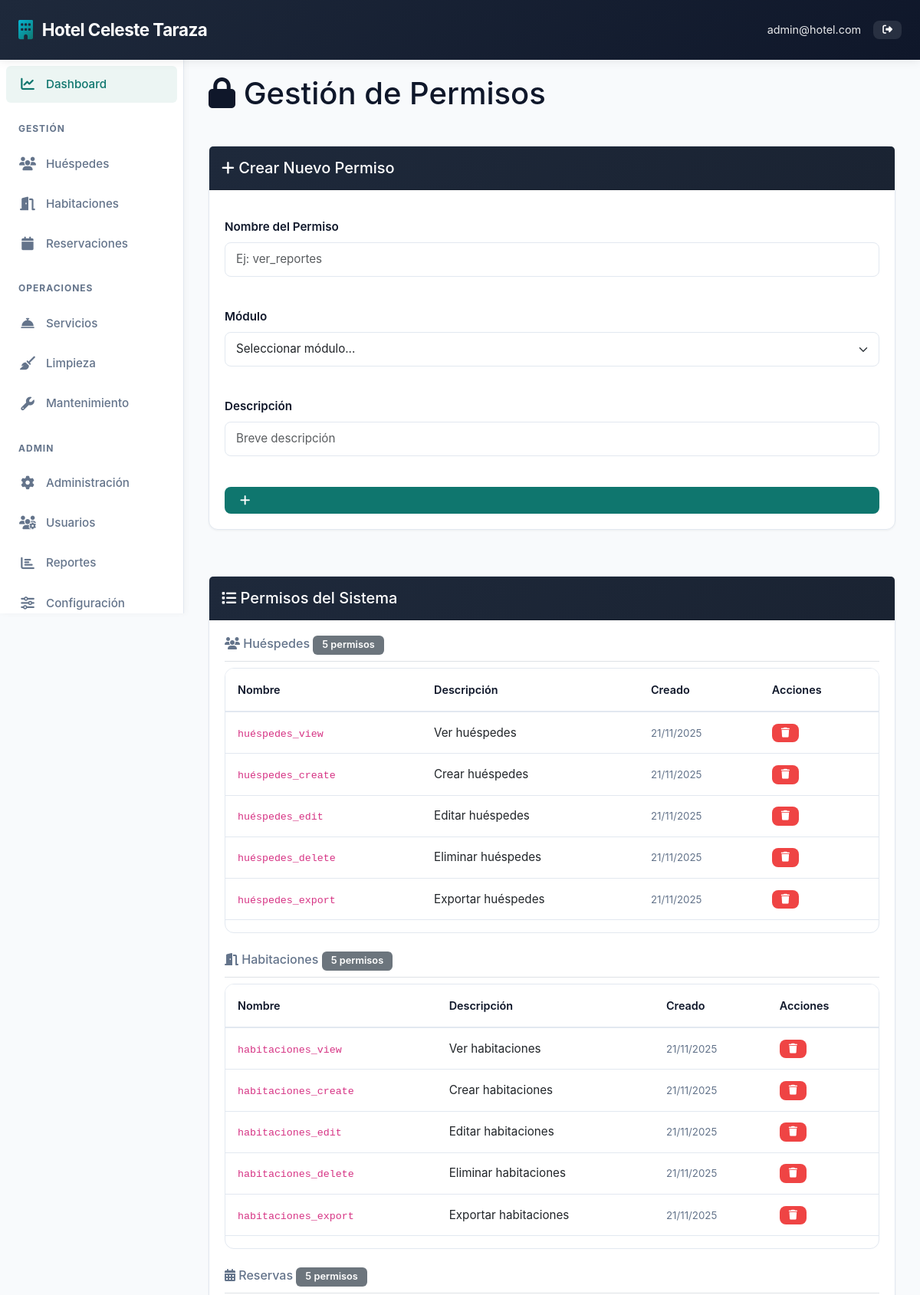
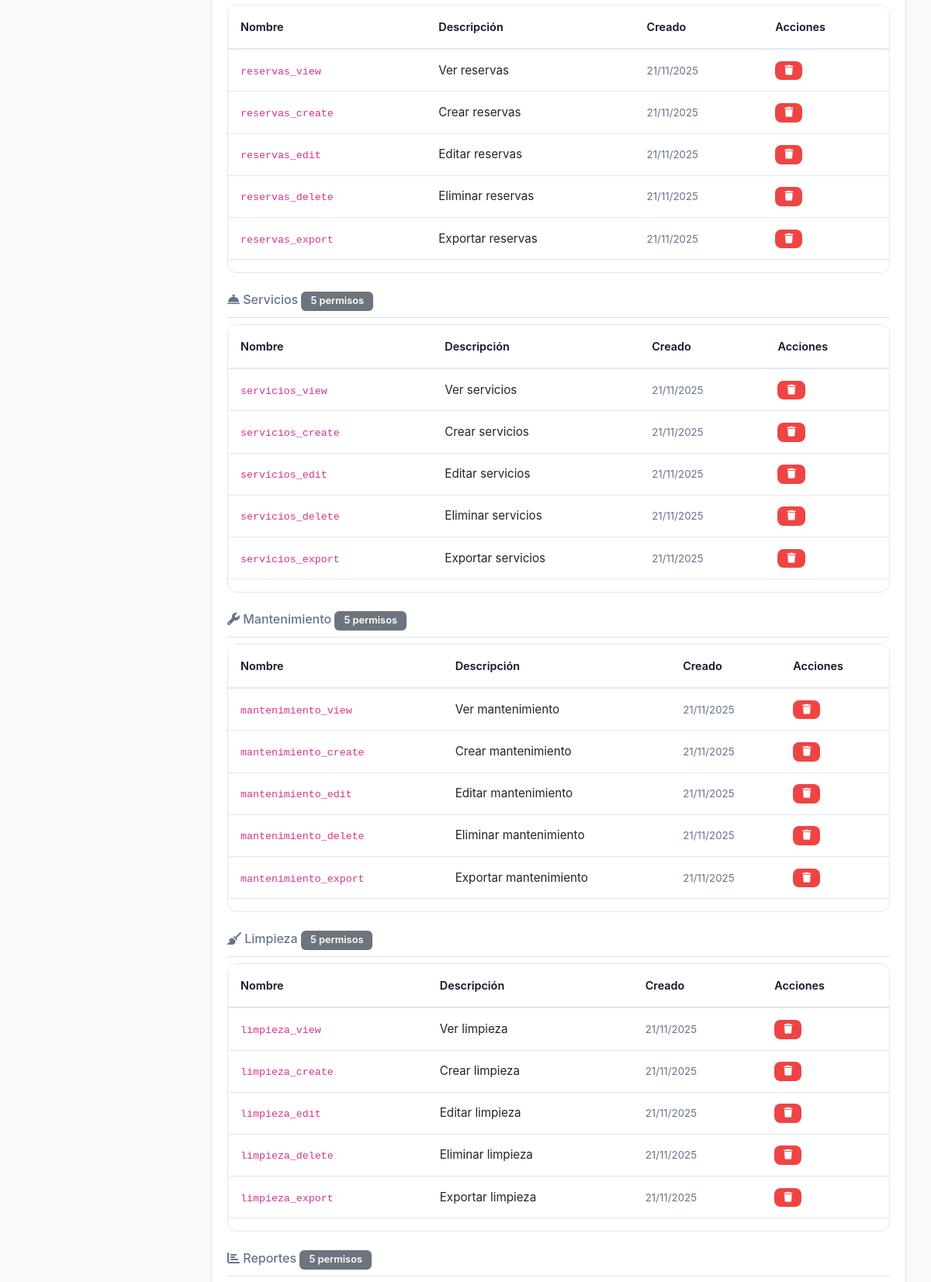
Screenshot of /admin/permissions (signed in, upper part) with the database file from the repository (2 pictures, top to bottom).
### models.py (models this page shows, shortened)
class SystemSettings(db.Model):
    __tablename__ = 'system_settings'
    id = db.Column(db.Integer, primary_key=True)
    hotel_name = db.Column(db.String(120), nullable=False, default='Hotel Management System')
    hotel_address = db.Column(db.Text, nullable=False, default='Calle Principal 123, Ciudad')
    hotel_phone = db.Column(db.String(20), nullable=False, default='+1 (555) 123-4567')
    hotel_email = db.Column(db.String(120), nullable=False, default='info@hotel.com')
    check_in_time = db.Column(db.String(5), nullable=False, default='14:00')
    check_out_time = db.Column(db.String(5), nullable=False, default='11:00')
    price_per_night = db.Column(db.Float, nullable=False, default=100.0)
    updated_at = db.Column(db.DateTime, default=datetime.utcnow, onupdate=datetime.utcnow)

class User(UserMixin, db.Model):
    __tablename__ = 'users'
    id = db.Column(db.Integer, primary_key=True)
    username = db.Column(db.String(80), unique=True, nullable=False)
    email = db.Column(db.String(120), unique=True, nullable=False)
    password_hash = db.Column(db.String(200), nullable=False)
    full_name = db.Column(db.String(120), nullable=False)
    role = db.Column(db.String(20), nullable=False, default='staff')  # admin, receptionist, housekeeper, manager
    phone = db.Column(db.String(20))
    created_at = db.Column(db.DateTime, default=datetime.utcnow)
    is_active = db.Column(db.Boolean, default=True)
    reservations = db.relationship('Reservation', backref='created_by_user', lazy=True)

class Module(db.Model):
    __tablename__ = 'modules'
    id = db.Column(db.Integer, primary_key=True)
    name = db.Column(db.String(100), unique=True, nullable=False)
    description = db.Column(db.String(255))
    icon = db.Column(db.String(50))
    is_enabled = db.Column(db.Boolean, default=True)
    created_at = db.Column(db.DateTime, default=datetime.utcnow)

class Permission(db.Model):
    __tablename__ = 'permissions'
    id = db.Column(db.Integer, primary_key=True)
    name = db.Column(db.String(100), unique=True, nullable=False)
    description = db.Column(db.String(255))
    module_id = db.Column(db.Integer, db.ForeignKey('modules.id'), nullable=True)
    created_at = db.Column(db.DateTime, default=datetime.utcnow)
    module = db.relationship('Module', backref='permissions')

### admin.py (the view, shortened to what this page needs)
@admin_bp.route('/permissions', methods=['GET', 'POST'])
@login_required
@admin_required
def permissions():
    permissions = Permission.query.all()
    modules = Module.query.filter_by(is_enabled=True).all()
    return render_template('admin/permissions.html', permissions=permissions, modules=modules)

### admin.py (called while the page is built)
def admin_required(f):
    @wraps(f)
    def decorated_function(*args, **kwargs):
        if not current_user.is_authenticated or current_user.role != 'admin':
            flash('Acceso denegado. Se requieren permisos de administrador.', 'danger')
            return redirect(url_for('dashboard'))
        return f(*args, **kwargs)
    return decorated_function

### templates/admin/permissions.html (shortened to what this page needs)
{% extends "base.html" %}
{% block content %}
<div class="container-fluid">
    <div class="row mb-4">
        <div class="col-12">
            <h1><i class="fas fa-lock"></i> Gestión de Permisos</h1>
        </div>
    </div>
    <div class="row mb-4">
        <div class="col-12">
            <div class="card">
                <div class="card-header bg-light">
                    <h5 class="mb-0"><i class="fas fa-plus"></i> Crear Nuevo Permiso</h5>
                </div>
                <div class="card-body">
                    <form method="POST" class="row g-3">
                        <div class="col-12 col-md-4">
                            <label for="name" class="form-label">Nombre del Permiso</label>
                            <input type="text" class="form-control" id="name" name="name" required placeholder="Ej: ver_reportes">
                        </div>
                        <div class="col-12 col-md-4">
                            <label for="module_id" class="form-label">Módulo</label>
                            <select class="form-select" id="module_id" name="module_id" required>
                                <option value="">Seleccionar módulo...</option>
                            </select>
                        </div>
                        <div class="col-12 col-md-3">
                            <label for="description" class="form-label">Descripción</label>
                            <input type="text" class="form-control" id="description" name="description" placeholder="Breve descripción">
                        </div>
                        <div class="col-12 col-md-1 d-flex align-items-end">
                            <button type="submit" class="btn btn-primary w-100"><i class="fas fa-plus"></i></button>
                        </div>
                    </form>
                </div>
            </div>
        </div>
    </div>
    <div class="row">
        <div class="col-12">
            <div class="card">
                <div class="card-header bg-light">
                    <h5 class="mb-0"><i class="fas fa-list"></i> Permisos del Sistema</h5>
                </div>
                <div class="card-body">
                    {% if modules %}
                        {% for module in modules %}
                            {% if module.is_enabled %}
                                {% set module_perms = permissions|selectattr('module_id', 'equalto', module.id)|list %}
                                <div class="mb-4">
                                    <h6 class="text-muted border-bottom pb-2">
                                        <i class="{{ module.icon }}"></i> {{ module.name }}
                                        <span class="badge bg-secondary">{{ module_perms|length }} permisos</span>
                                    </h6>
                                {% if module_perms %}
                                    <div class="table-responsive">
                                        <table class="table table-sm table-hover">
                                            <thead>
                                                <tr>
                                                    <th>Nombre</th>
                                                    <th>Descripción</th>
                                                    <th>Creado</th>
                                                    <th>Acciones</th>
                                                </tr>
                                            </thead>
                                            <tbody>
                                                {% for perm in module_perms %}
                                                <tr>
                                                    <td>
                                                        <code>{{ perm.name }}</code>
                                                    </td>
                                                    <td>{{ perm.description or '-' }}</td>
                                                    <td>
                                                        <small class="text-muted">
                                                            {{ perm.created_at.strftime('%d/%m/%Y') }}
                                                        </small>
                                                    </td>
                                                    <td>
                                                        <form method="POST" action="{{ url_for('admin.delete_permission', permission_id=perm.id) }}" style="display: inline;">
                                                            <button type="submit" class="btn btn-sm btn-danger" onclick="return confirm('¿Eliminar este permiso?')">
                                                                <i class="fas fa-trash"></i>
                                                            </button>
                                                        </form>
                                                    </td>
                                                </tr>
                                                {% endfor %}
                                            </tbody>
                                        </table>
                                    </div>
                                {% else %}
                                    <p class="text-muted ms-3">No hay permisos creados para este módulo</p>
                                {% endif %}
                            </div>
                            {% endif %}
                        {% endfor %}
                    {% else %}
                        <div class="alert alert-info">
                            <i class="fas fa-info-circle"></i> No hay módulos disponibles. Crea módulos primero.
                        </div>
                    {% endif %}
                </div>
            </div>
        </div>
    </div>
</div>
{% endblock %}

### templates/base.html (shortened to what this page needs)
<!DOCTYPE html>
<html lang="es">
<head>
    <link href="https://cdn.jsdelivr.net/npm/bootstrap@5.3.0/dist/css/bootstrap.min.css" rel="stylesheet">
    <link rel="stylesheet" href="https://cdnjs.cloudflare.com/ajax/libs/font-awesome/6.4.0/css/all.min.css">
</head>
<body>
    {% if current_user.is_authenticated %}
    <nav class="navbar">
        <a class="navbar-brand" href="/"><i class="fas fa-building"></i> <span>{{ hotel_settings.hotel_name }}</span></a>
        <div class="navbar-right">
            <span class="text-white">{{ current_user.email }}</span>
            <a href="/auth/logout" class="btn btn-sm" style="background-color: rgba(255,255,255,0.1); color: white;"><i class="fas fa-sign-out-alt"></i></a>
        </div>
    </nav>
    <aside class="sidebar" id="sidebar">
        <ul class="sidebar-menu">
            <li><a href="/" data-tooltip="Dashboard"><i class="fas fa-chart-line"></i> <span class="sidebar-label">Dashboard</span></a></li>
            <li><div class="sidebar-section-title">Gestión</div></li>
            {% if modules_dict.get('Huéspedes', {}).is_enabled != False %}
            <li><a href="/guests" data-tooltip="Huéspedes"><i class="fas fa-users"></i> <span class="sidebar-label">Huéspedes</span></a></li>
            {% endif %}
            {% if modules_dict.get('Habitaciones', {}).is_enabled != False %}
            <li><a href="/rooms" data-tooltip="Habitaciones"><i class="fas fa-door-open"></i> <span class="sidebar-label">Habitaciones</span></a></li>
            {% endif %}
            {% if modules_dict.get('Reservas', {}).is_enabled != False %}
            <li><a href="/reservations" data-tooltip="Reservaciones"><i class="fas fa-calendar"></i> <span class="sidebar-label">Reservaciones</span></a></li>
            {% endif %}
            <li><div class="sidebar-section-title">Operaciones</div></li>
            {% if modules_dict.get('Servicios', {}).is_enabled != False %}
            <li><a href="/services" data-tooltip="Servicios"><i class="fas fa-concierge-bell"></i> <span class="sidebar-label">Servicios</span></a></li>
            {% endif %}
            {% if modules_dict.get('Limpieza', {}).is_enabled != False %}
            <li><a href="/housekeeping" data-tooltip="Limpieza"><i class="fas fa-broom"></i> <span class="sidebar-label">Limpieza</span></a></li>
            {% endif %}
            {% if modules_dict.get('Mantenimiento', {}).is_enabled != False %}
            <li><a href="/maintenance" data-tooltip="Mantenimiento"><i class="fas fa-wrench"></i> <span class="sidebar-label">Mantenimiento</span></a></li>
            {% endif %}
            {% if current_user.role == 'admin' %}
            <li><div class="sidebar-section-title">Admin</div></li>
            <li><a href="/admin" data-tooltip="Administración"><i class="fas fa-cog"></i> <span class="sidebar-label">Administración</span></a></li>
            <li><a href="/admin/users" data-tooltip="Usuarios"><i class="fas fa-users-cog"></i> <span class="sidebar-label">Usuarios</span></a></li>
            <li><a href="/admin/reports" data-tooltip="Reportes"><i class="fas fa-chart-bar"></i> <span class="sidebar-label">Reportes</span></a></li>
            <li><a href="/admin/settings" data-tooltip="Configuración"><i class="fas fa-sliders-h"></i> <span class="sidebar-label">Configuración</span></a></li>
            {% endif %}
        </ul>
    </aside>
    {% endif %}
    <div class="main-content">
        {% block content %}{% endblock %}
    </div>
</body>
</html>

### rows the page displays
SystemSettings: hotel_name "Hotel Celeste Taraza"
User: email "admin@hotel.com"
Module: name "Huéspedes", module_perms "5"
Permission: name "huéspedes_view", description "Ver huéspedes", created_at "21/11/2025"
Permission: name "huéspedes_create", description "Crear huéspedes", created_at "21/11/2025"
Permission: name "huéspedes_edit", description "Editar huéspedes", created_at "21/11/2025"
Permission: name "huéspedes_delete", description "Eliminar huéspedes", created_at "21/11/2025"
Permission: name "huéspedes_export", description "Exportar huéspedes", created_at "21/11/2025"
Module: name "Habitaciones", module_perms "5"
Permission: name "habitaciones_view", description "Ver habitaciones", created_at "21/11/2025"
Permission: name "habitaciones_create", description "Crear habitaciones", created_at "21/11/2025"
Permission: name "habitaciones_edit", description "Editar habitaciones", created_at "21/11/2025"
Permission: name "habitaciones_delete", description "Eliminar habitaciones", created_at "21/11/2025"
Permission: name "habitaciones_export", description "Exportar habitaciones", created_at "21/11/2025"
Module: name "Reservas", module_perms "5"
Permission: name "reservas_view", description "Ver reservas", created_at "21/11/2025"
Permission: name "reservas_create", description "Crear reservas", created_at "21/11/2025"
Permission: name "reservas_edit", description "Editar reservas", created_at "21/11/2025"
Permission: name "reservas_delete", description "Eliminar reservas", created_at "21/11/2025"
Permission: name "reservas_export", description "Exportar reservas", created_at "21/11/2025"
Module: name "Servicios", module_perms "5"
Permission: name "servicios_view", description "Ver servicios", created_at "21/11/2025"
Permission: name "servicios_create", description "Crear servicios", created_at "21/11/2025"
Permission: name "servicios_edit", description "Editar servicios", created_at "21/11/2025"
Permission: name "servicios_delete", description "Eliminar servicios", created_at "21/11/2025"
Permission: name "servicios_export", description "Exportar servicios", created_at "21/11/2025"
Module: name "Mantenimiento", module_perms "5"
Permission: name "mantenimiento_view", description "Ver mantenimiento", created_at "21/11/2025"
Permission: name "mantenimiento_create", description "Crear mantenimiento", created_at "21/11/2025"
Permission: name "mantenimiento_edit", description "Editar mantenimiento", created_at "21/11/2025"
Permission: name "mantenimiento_delete", description "Eliminar mantenimiento", created_at "21/11/2025"
Permission: name "mantenimiento_export", description "Exportar mantenimiento", created_at "21/11/2025"
Module: name "Limpieza", module_perms "5"
Permission: name "limpieza_view", description "Ver limpieza", created_at "21/11/2025"
Permission: name "limpieza_create", description "Crear limpieza", created_at "21/11/2025"
Permission: name "limpieza_edit", description "Editar limpieza", created_at "21/11/2025"
Permission: name "limpieza_delete", description "Eliminar limpieza", created_at "21/11/2025"
Permission: name "limpieza_export", description "Exportar limpieza", created_at "21/11/2025"
Module: name "Reportes", module_perms "5"
